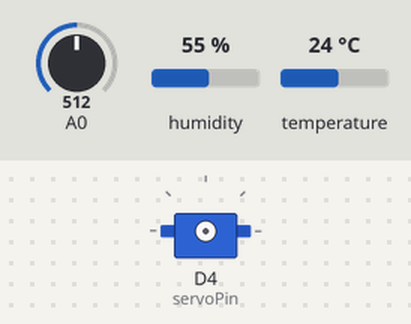
This sketch was run on a simulated ESP8266 (NodeMCU). Shown: servo. The inputs (shaded band) are chosen by the test bench; at power-on: A0 = 512, humidity 55 %, temperature 24 °C. WiFi joins after 1.5 s; servers stay silent unless stated; what the sketch prints to the serial monitor is not drawn.

Above: at 0.1 s.
At 1.6 s:
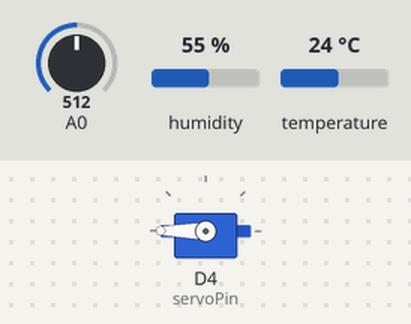
Timing chart, 0 to 3.1 s (numbered marks = the images above):
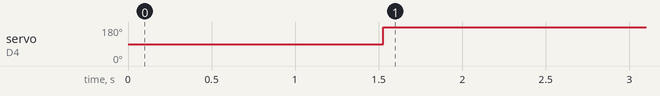

Measured:
- by itself, servo on D4 (servoPin): 90° → 180° at 1.5 s

The sketch:

Jemuran_Otomatis_Firebase.ino
```cpp
#include <Servo.h>
#include <ESP8266WiFi.h>
#include "DHT.h"
#include <FirebaseESP8266.h>

char ssid[] = "nama wifi";
char pass[] = "passwordnya";

#define DHTPIN D7
#define DHTTYPE DHT11
DHT dht(DHTPIN, DHTTYPE);
byte ldr = D0;
int nilai;
const int servoPin = D4;
Servo myservo;

// Inisialisasi objek Firebase
FirebaseData fbdo;

void setup() {
  Serial.begin(9600);
  WiFi.begin(ssid, pass);

  // Tunggu koneksi WiFi terhubung
  while (WiFi.status() != WL_CONNECTED) {
    delay(500);
    Serial.print(".");
  }
  Serial.println();
  Serial.print("Connected to WiFi, IP address: ");
  Serial.println(WiFi.localIP());

  // Inisialisasi Firebase
  Firebase.begin("Masukkan Link Firebase Projek disini", "Masukkan token Projek disini");
  Firebase.reconnectWiFi(true);

  dht.begin();
  pinMode(servoPin, OUTPUT);
  myservo.attach(servoPin);
}

void loop() {
  float t = dht.readTemperature();
  float h = dht.readHumidity();

  int rainAnalogVal = analogRead(A0);
  nilai = analogRead(ldr);

  if (t < 30 && nilai > 700 || rainAnalogVal < 1023) {
    // Putar motor servo ke posisi tertentu (misalnya  derajat)
    myservo.write(180);
  }
  else {
    myservo.write(0);
  }

  Serial.print(F("Humidity: "));
  Serial.print(h);
  Serial.print(F(" Temperature: "));
  Serial.print(t);
  Serial.print(F("°C "));
  Serial.print("nilai hujan : ");
  Serial.println(rainAnalogVal);
  Serial.print("Nilai LDR: ");
  Serial.println(nilai);

  // Upload data humidity ke Firebase
  if (Firebase.ready()) {
    if (Firebase.RTDB.setFloat(&fbdo, "DHT/kelembapan", h)) {
      Serial.print("Kelembapan: ");
      Serial.println(h);
    }
    else {
      Serial.println("FAILED");
      Serial.println("REASON: " + fbdo.errorReason());
    }
  }

  // Upload data temperature ke Firebase
  if (Firebase.ready()) {
    if (Firebase.RTDB.setFloat(&fbdo, "DHT/suhu", t)) {
      Serial.print("Suhu: ");
      Serial.println(t);
    }
    else {
      Serial.println("FAILED");
      Serial.println("REASON: " + fbdo.errorReason());
    }
  }

  if (Firebase.ready()) {
    if (Firebase.RTDB.setFloat(&fbdo, "DHT/cahaya", nilai)) {
      Serial.print("Sensor_Cahaya: ");
      Serial.println(nilai);
    }
    else {
      Serial.println("FAILED");
      Serial.println("REASON: " + fbdo.errorReason());
    }
  }
  if (Firebase.ready()) {
    if (Firebase.RTDB.setFloat(&fbdo, "DHT/hujan", rainAnalogVal)) {
      Serial.print("Sensor_Hujan: ");
      Serial.println(rainAnalogVal);
    }
    else {
      Serial.println("FAILED");
      Serial.println("REASON: " + fbdo.errorReason());
    }
  }

  Serial.println("__________");
  delay(2000);
}
```
